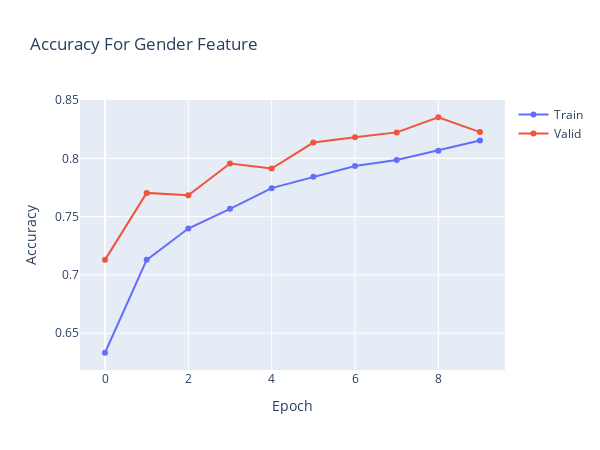

The notebook cell saved with this chart:
### Code cell
plt.clf()
fig = go.Figure()
fig.add_trace(go.Scatter(
                    y=History.history['gender_output_accuracy'],
                    name='Train'))

fig.add_trace(go.Scatter(
                    y=History.history['val_gender_output_accuracy'],
                    name='Valid'))


fig.update_layout(height=450, 
                  width=600,
                  title='Accuracy For Gender Feature',
                  xaxis_title='Epoch',
                  yaxis_title='Accuracy')

fig.write_html('acc_race.html', include_plotlyjs='cdn')

fig.show()

### Figure 1 — Plotly figure (JSON) as saved in the notebook; plotly's stock layout.template omitted (floating-point values rounded to 4 significant figures)
{"data": [{"name": "Train", "type": "scatter", "y": [0.6332, 0.7129, 0.7398, 0.7567, 0.7745, 0.7843, 0.7934, 0.7987, 0.8066, 0.8153]}, {"name": "Valid", "type": "scatter", "y": [0.7129, 0.7704, 0.7683, 0.7956, 0.7913, 0.8136, 0.8181, 0.8223, 0.8353, 0.8226]}], "layout": {"height": 450, "title": {"text": "Accuracy For Gender Feature"}, "width": 600, "xaxis": {"title": {"text": "Epoch"}}, "yaxis": {"title": {"text": "Accuracy"}}}}
